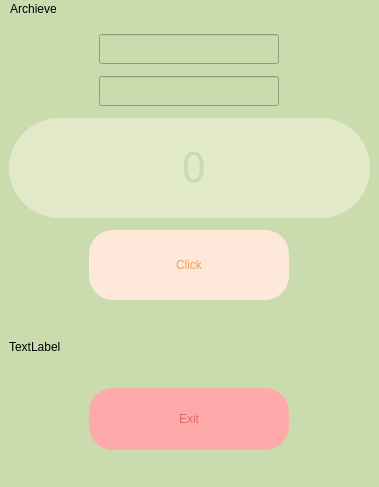
<?xml version="1.0" encoding="UTF-8"?>
<ui version="4.0">
 <class>MainWindow</class>
 <widget class="QMainWindow" name="MainWindow">
  <property name="geometry">
   <rect>
    <x>0</x>
    <y>0</y>
    <width>379</width>
    <height>487</height>
   </rect>
  </property>
  <property name="cursor">
   <cursorShape>PointingHandCursor</cursorShape>
  </property>
  <property name="windowTitle">
   <string>MainWindow</string>
  </property>
  <property name="styleSheet">
   <string notr="true">background-color: #CADCAE;

</string>
  </property>
  <widget class="QWidget" name="centralwidget">
   <layout class="QVBoxLayout" name="verticalLayout_2">
    <item alignment="Qt::AlignHCenter">
     <widget class="QLineEdit" name="textBox">
      <property name="minimumSize">
       <size>
        <width>180</width>
        <height>0</height>
       </size>
      </property>
      <property name="maximumSize">
       <size>
        <width>300</width>
        <height>30</height>
       </size>
      </property>
     </widget>
    </item>
    <item alignment="Qt::AlignHCenter">
     <widget class="QLineEdit" name="keypassBox">
      <property name="minimumSize">
       <size>
        <width>180</width>
        <height>0</height>
       </size>
      </property>
      <property name="maximumSize">
       <size>
        <width>180</width>
        <height>30</height>
       </size>
      </property>
      <property name="echoMode">
       <enum>QLineEdit::Password</enum>
      </property>
     </widget>
    </item>
    <item>
     <widget class="QLabel" name="counterScreen">
      <property name="maximumSize">
       <size>
        <width>800</width>
        <height>100</height>
       </size>
      </property>
      <property name="styleSheet">
       <string notr="true">background-color: #E1E9C9;
border-radius: 50%;
font-size: 40px;
font-family: verdana;
color: #CADCAE;
display: flex;
text-align: center;

padding-left:160px;</string>
      </property>
      <property name="text">
       <string>0</string>
      </property>
     </widget>
    </item>
    <item alignment="Qt::AlignHCenter">
     <widget class="QPushButton" name="btnClick">
      <property name="minimumSize">
       <size>
        <width>200</width>
        <height>10</height>
       </size>
      </property>
      <property name="maximumSize">
       <size>
        <width>9800</width>
        <height>70</height>
       </size>
      </property>
      <property name="cursor">
       <cursorShape>PointingHandCursor</cursorShape>
      </property>
      <property name="styleSheet">
       <string notr="true">.QPushButton{
	background-color: #FEE8D9;
	color: #EDA35A;
	border-radius: 24px;
	box-shadow: -4px 6px 17px -7px rgba(0,0,0,0.8);
	margin-left: 10rem;
	transition: .5s;
}

.QPushButton:hover{
	transform: translateY(-5px); 
}

.QPushButton:active{
	transform: translateY(-10px);
}</string>
      </property>
      <property name="text">
       <string>Click</string>
      </property>
     </widget>
    </item>
    <item>
     <layout class="QVBoxLayout" name="verticalLayout">
      <item>
       <widget class="QLabel" name="label_2">
        <property name="maximumSize">
         <size>
          <width>16777215</width>
          <height>70</height>
         </size>
        </property>
        <property name="text">
         <string>TextLabel</string>
        </property>
       </widget>
      </item>
      <item alignment="Qt::AlignHCenter">
       <widget class="QPushButton" name="btnExit">
        <property name="minimumSize">
         <size>
          <width>200</width>
          <height>10</height>
         </size>
        </property>
        <property name="maximumSize">
         <size>
          <width>200</width>
          <height>16777215</height>
         </size>
        </property>
        <property name="styleSheet">
         <string notr="true">.QPushButton{

	background-color: #FFAAAA;
	border-radius: 24px;
	box-shadow: none;
	border: none;

	color: #DD6C6C;

	padding: 24px;
}</string>
        </property>
        <property name="text">
         <string>Exit</string>
        </property>
       </widget>
      </item>
     </layout>
    </item>
   </layout>
  </widget>
  <widget class="QMenuBar" name="menubar">
   <property name="geometry">
    <rect>
     <x>0</x>
     <y>0</y>
     <width>379</width>
     <height>21</height>
    </rect>
   </property>
   <widget class="QMenu" name="menuArchieve">
    <property name="title">
     <string>Archieve</string>
    </property>
    <addaction name="actionSave"/>
    <addaction name="actionOpen"/>
    <addaction name="actionSearch"/>
   </widget>
   <addaction name="menuArchieve"/>
  </widget>
  <widget class="QStatusBar" name="statusbar"/>
  <action name="actionSave">
   <property name="text">
    <string>Save</string>
   </property>
  </action>
  <action name="actionOpen">
   <property name="text">
    <string>Open</string>
   </property>
  </action>
  <action name="actionSearch">
   <property name="text">
    <string>Search</string>
   </property>
  </action>
 </widget>
 <resources/>
 <connections/>
</ui>
